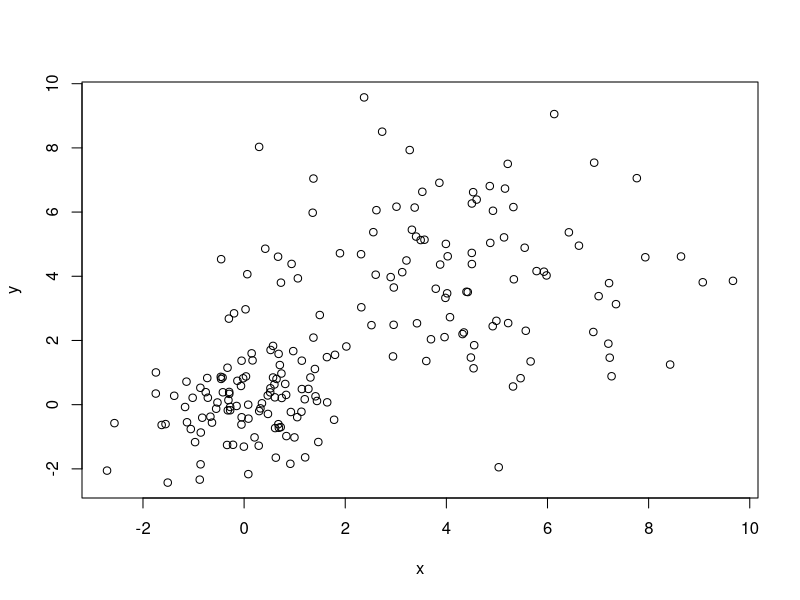
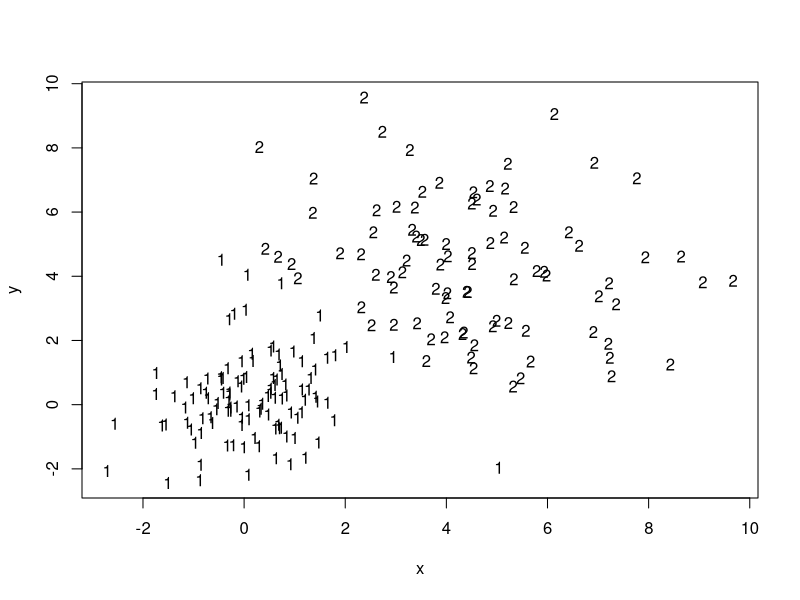
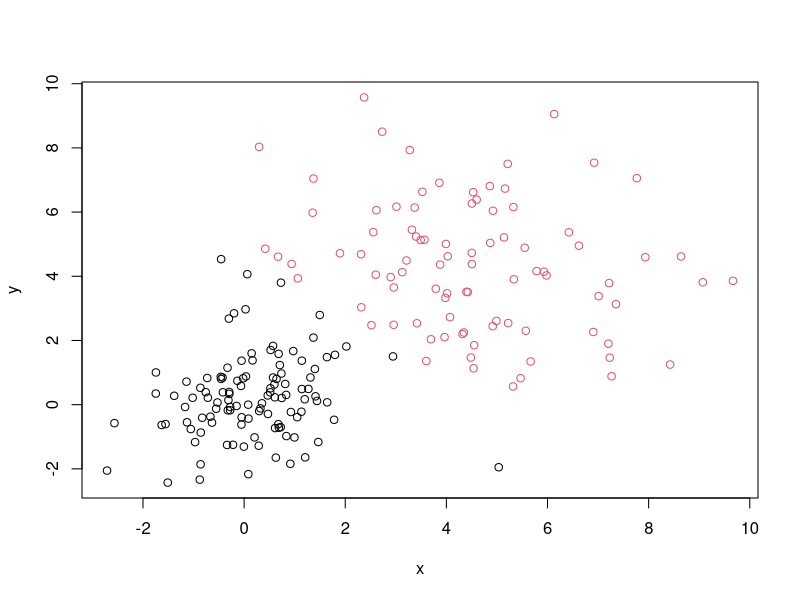
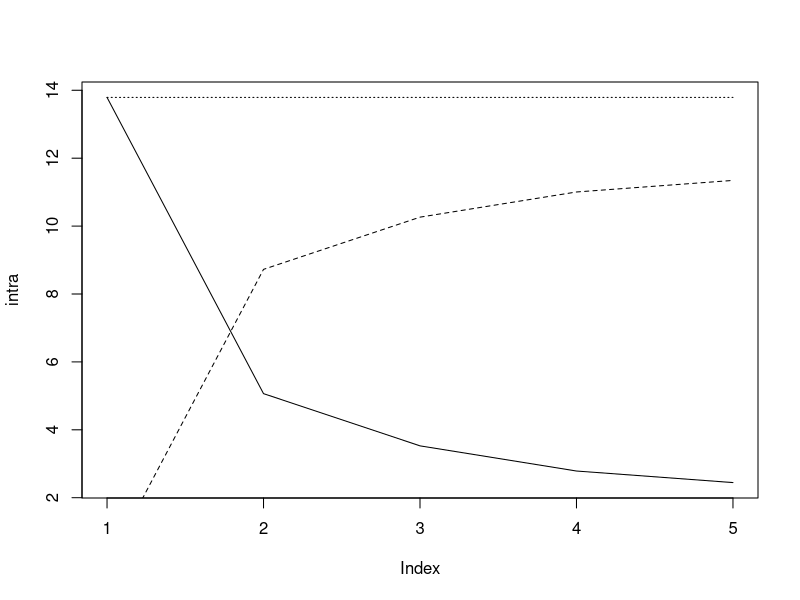
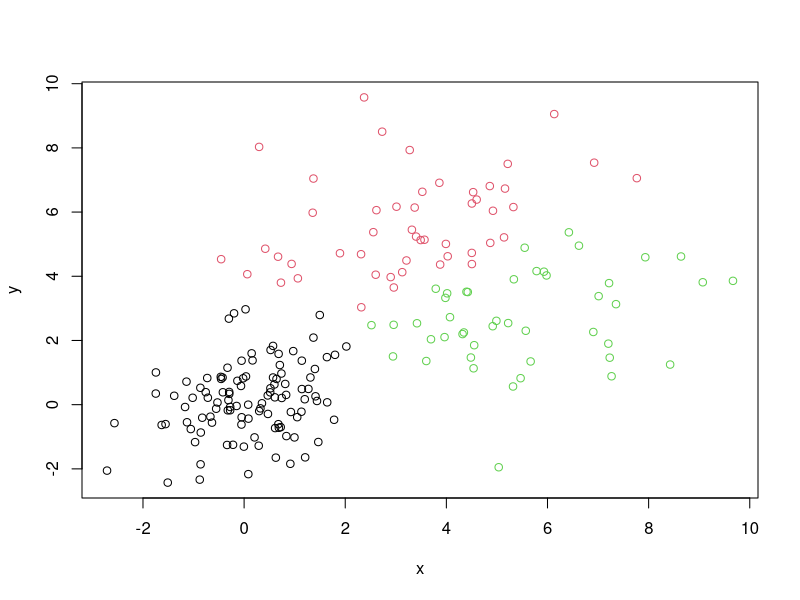
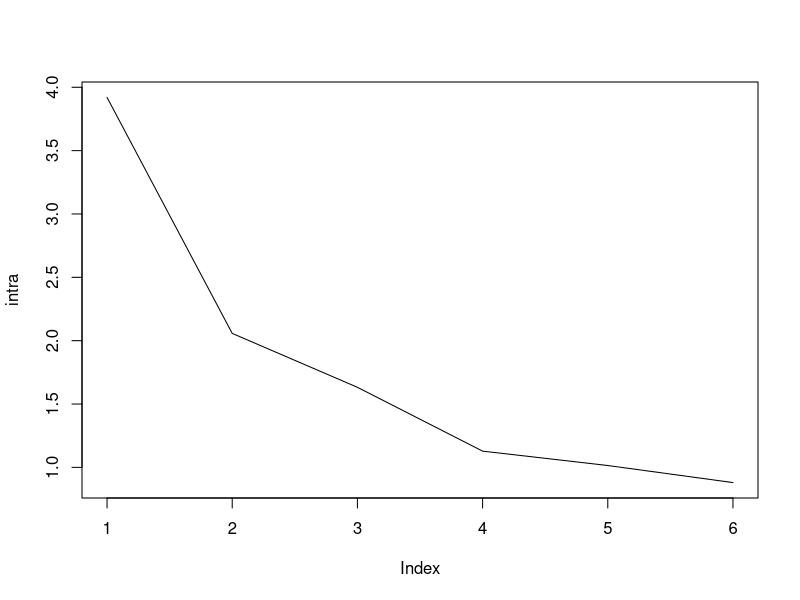
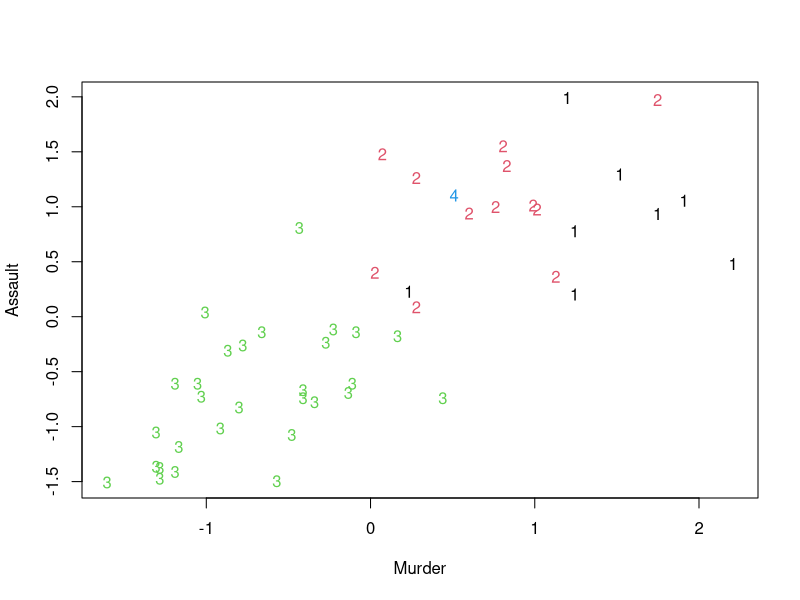
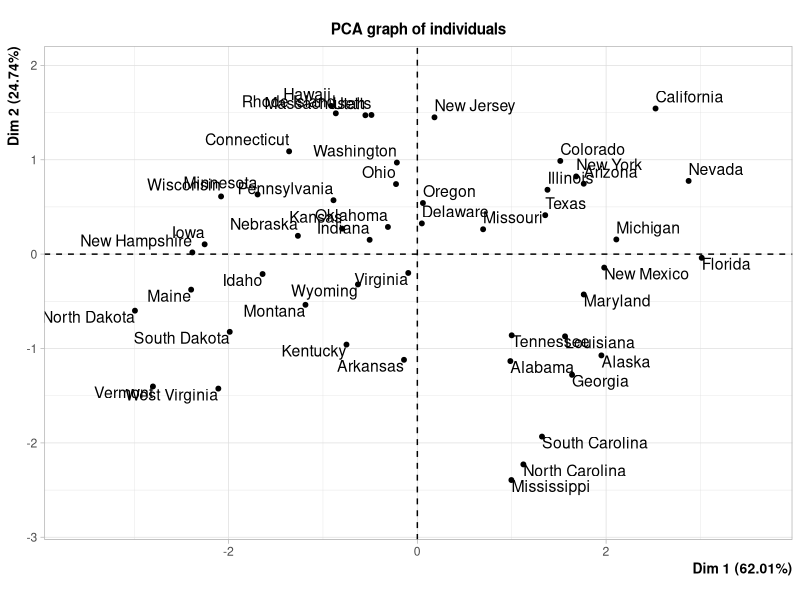

Source code (R) for these figures, in order:
### TP KMEANS ###

###EXERCICE 1###

#1#

#First we generate all the data
n <- 200
x1 <- rnorm(n/2)
y1 <- rnorm(n/2)
x2 <- rnorm(n/2, 4, 2)
y2 <- rnorm(n/2, 4, 2)
d <- data.frame(c(x1, x2), c(y1, y2))
names(d) <- c("x", "y")

#On genere toutes ces données a partir d'un loi normale centrée
#réduite et d'une loi normal avec un moyenne egal a 4 et
# d'écart type 2. On utilise la fonction rnorm afin de généré toutes
#les données.
#Finalement on les mets dans un seul dataframes avec pour colonnes x et y
#Ce dataframe va donc contenir 200 points généré aleatoirement

#On va représenté ces données a l'aide de la fonction plot
plot(d)

#on peut discerner deux groupes, l'un au milieu du plot et l'autre en bas a droite

#2#

#On va utiliser la fonction kmeans pour realiser le clustering
km = kmeans(d,2)
km

#We are going to look if the clustering vector are similar to km$cluster
km$cluster

#3#

#On va maintenant regarder a quoi ressemble ces clusters
plot(d, pch = "")
text(d, label = km$cluster)

#La classification a l'air d'avoir du sens car tout les 1 et les 2
#(donc les deux differentes classes) ont l'air d etre bien séparé et
#assez homogènes
plot(d, col = km$cluster)

#4#

#On va regarder quelles est la classe avec la plus petite inertie
km$withinss / km$size

#on obtient une inertie de 8.07 pour la classe 1 et de 2.28 pour la classe 2
#Donc la classe 2 (celle en rouge) est plus homogène que la classe 1

#On va maintenant calculer l'inertie intraclasse
mean((km$withinss / km$size)[1]*(95/n) + (km$withinss / km$size)[2]*(105/n))

#On verifie que cette valeur est égale a celle calculer par kmeans
km$tot.withinss/n

#5#

#On va maintenant regarder a l'inertie interclasse
km$betweenss/n

#6#

#On va creer une boucle afin de voir quel est le plus judicieux choix de clustering
#pour cela on va calculer plusieurs cluster avec un k different
k = 5

#On initialise nos variables qui vont nous etre utile dans notre boucle
intra = vector()
inter = vector()
tot = vector()

#On creer une boucle pour calculer tout les kmeans
for (i in 1:k){
  km1 <- kmeans(d,i)
  intra[i] <- km1$tot.withinss/n
  inter[i] <- km1$betweenss/n
  tot[i] <- inter[i] + intra[i]
}

#On represente graphiquement ce que l'on a calculé
plot(intra, type="l")
points(inter, type = "l", lty = 2)
points(tot, type = "l", lty = 3)

#On voit bien qu'apres 2 la courbe ne reduit plus beaucoup (elle se coude) donc
#le choix de deux clusters semble etre le plus judicieux

#7#

#On va regarder a quoi ressemblerai nos clusters si on avait pris k egal a 3
#On calcule les clusters pour k = 3
km3 <- kmeans(d, 3)

plot(d, col = km3$cluster)

#Avec trois classes on voit bien que l'on a du mal a differencier le cluster
#de couleur verte et celui de couleur noire.

###EXERCICE 2###

#1#

#On va maintenant travailler sur le dataset USArrests qui repertorie
#celon l'etats differentes arrestation
head(USArrests)

#On va d'abord devoir centré réduire les données afin de pouvoir les analysé car
#les échelles ne sont pas les memes pour toutes les varaibles. Par exemple
#si on ne le fait pas, la variables Assault risque d'avoir plus d'importance que la variable
#Murder dans les calcul.
scaleUSArrests <- scale(USArrests)

head(scaleUSArrests)
#On peut donc voir que nos données sont désormais centrée réduites

#2#

#On va creer une boucle afin de voir quel est le plus judicieux choix de clustering
#pour cela on va calculer plusieurs cluster avec un k different
k = 6

#On initialise nos variables qui vont nous etre utile dans notre boucle
intra = vector()
n = nrow(scaleUSArrests)
#On creer une boucle pour calculer tout les kmeans jusqu'a k=6 et on regarde l'inertie inter et intra classe
for (i in 1:k){
  km1 <- kmeans(scaleUSArrests,i)
  intra[i] <- km1$tot.withinss/n
}

#On represente graphiquement ce que l'on a calculé afin de regarder combien de clusters seront le plus judicieux
plot(intra, type="l")

#On remarque que la courbe se coude au niveau de 2 clusters, ce qui signifie que 4 clusters est un nombre ideal
kmUSArrests <- kmeans(scaleUSArrests, 4)

#On va regarder visuellement ces deux clusters
plot(scaleUSArrests, pch = "")
text(scaleUSArrests, label = kmUSArrests$cluster, col = kmUSArrests$cluster)

#On peut voir que le cluster 1 est sans doute les etats sans trop d'arrestation et l'autre cluster le contraire

#3#

#On va regarder comment est calculé chaque centre de gravité
kmUSArrests$centers
#Nos intuitions etaient bonne car le cluster 1 sont les points avec le moins d'arrestation et vice-versa

#On peut s'interesser a l'inertie de chaques classes
kmUSArrests$withinss / kmUSArrests$size
# Les differentes classes on l'air d'etre plutot bien homogenes 

#4#

library(FactoMineR)

#We can run a PCA
pca <- PCA(USArrests)

#Then we plot the clusters that we created
plot(pca$ind$coord[,1:2], pch="")
text(pca$ind$coord[,1:2], label = rownames(USArrests), col = kmUSArrests$cluster)
